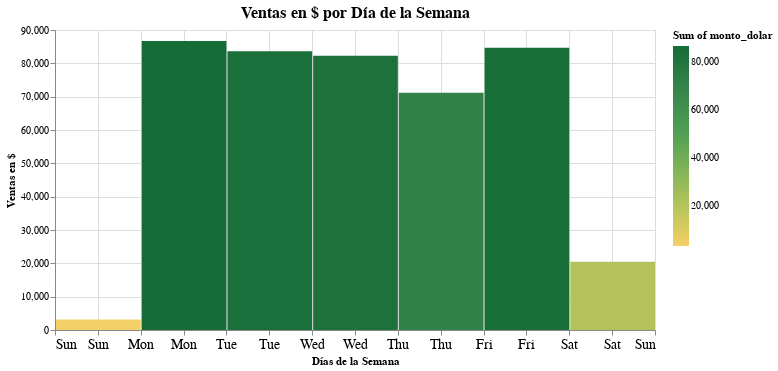

The code cell stored with this chart in its notebook:
### Code cell
barras = alt.Chart(df_ventas_dol).mark_bar().encode(
                x=alt.X('day(fecha):T', title='Días de la Semana', axis = alt.Axis(labelAngle=0, labelFontSize=14)),
                y=alt.Y('sum(monto_dolar):Q', title = 'Ventas en $', scale=alt.Scale(zero=False), 
                  axis = alt.Axis(grid=True, titleAnchor='middle', titleAngle = 270, labelFontSize=10)),
                color=alt.Color(
                    'sum(monto_dolar):Q', scale=alt.Scale(scheme='goldgreen')),
                tooltip=[
                    alt.Tooltip('day(fecha):T', title='Día'),
                    alt.Tooltip('sum(monto_dolar):Q', title='Ventas en $')],
                ).properties(title='Ventas en $ por Día de la Semana',
                             width=600, 
                             height=300
                ).configure_title(
                    fontSize = 16,
                    anchor = 'middle',
                ).interactive()
barras

### Figure 1 — Vega-Lite specification as saved in the notebook (floating-point values rounded to 4 significant figures; data arrays with more than 128 entries replaced by an {"elided": "..."} marker saying what was removed)
{"config": {"view": {"continuousWidth": 400, "continuousHeight": 300}, "title": {"anchor": "middle", "fontSize": 16}}, "data": {"name": "data-a7ec29a1c52efe8cf6aaf89c57d87266"}, "mark": "bar", "encoding": {"color": {"aggregate": "sum", "field": "monto_dolar", "scale": {"scheme": "goldgreen"}, "type": "quantitative"}, "tooltip": [{"field": "fecha", "timeUnit": "day", "title": "Día", "type": "temporal"}, {"aggregate": "sum", "field": "monto_dolar", "title": "Ventas en $", "type": "quantitative"}, {"aggregate": "sum", "field": "cantidad", "title": "Volumen de Venta", "type": "quantitative"}], "x": {"axis": {"labelAngle": 0, "labelFontSize": 14}, "field": "fecha", "timeUnit": "day", "title": "Días de la Semana", "type": "temporal"}, "y": {"aggregate": "sum", "axis": {"grid": true, "labelFontSize": 10, "titleAnchor": "middle", "titleAngle": 270}, "field": "monto_dolar", "scale": {"zero": false}, "title": "Ventas en $", "type": "quantitative"}}, "height": 300, "selection": {"selector008": {"type": "interval", "bind": "scales", "encodings": ["x", "y"]}}, "title": "Ventas en $ por Día de la Semana", "width": 600, "$schema": "https://vega.github.io/schema/vega-lite/v4.17.0.json", "datasets": {"data-a7ec29a1c52efe8cf6aaf89c57d87266": {"elided": "612 records"}}}
